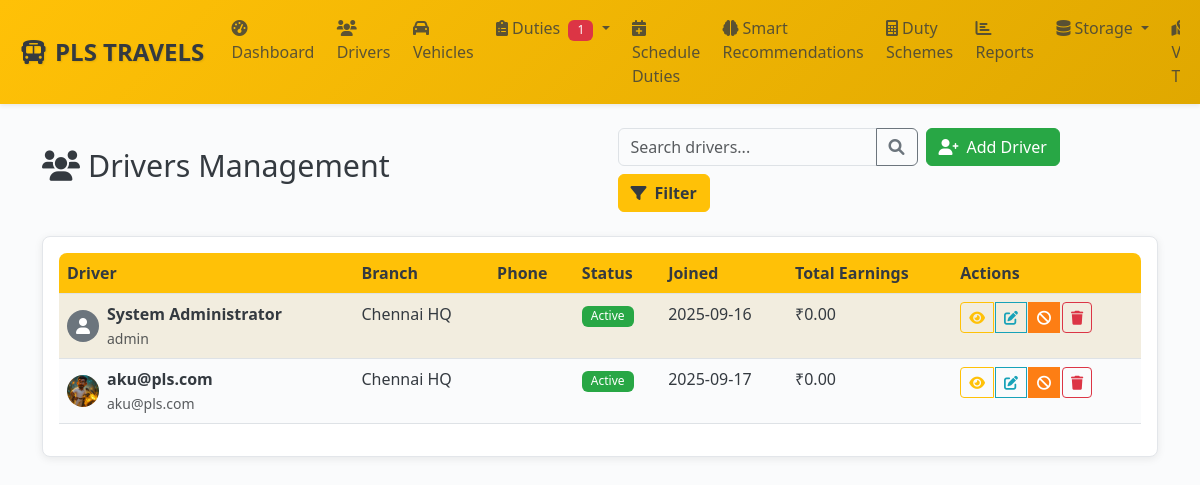
/admin/drivers (signed in), run on an earlier commit of the app's database.
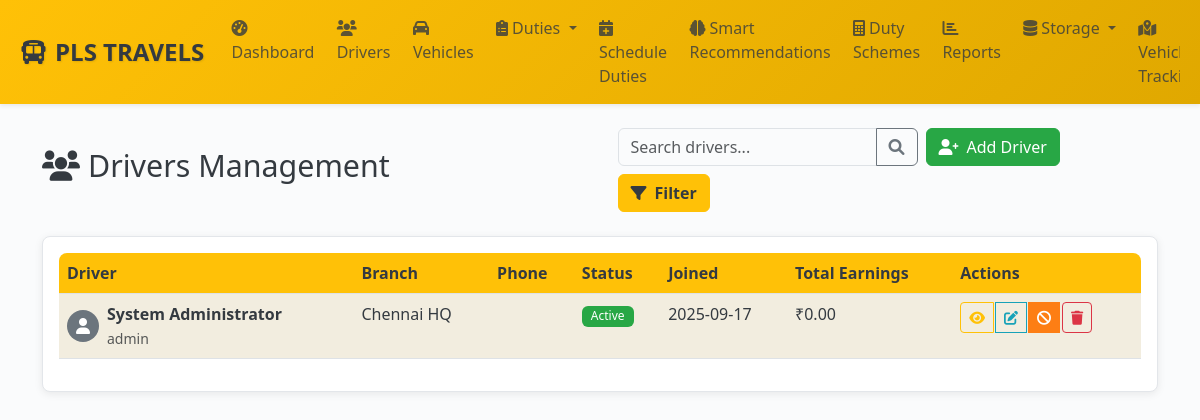
And on a later commit of the database.
### models.py (models this page shows, shortened)
class Driver(db.Model):
    __tablename__ = 'drivers'
    id = db.Column(db.Integer, primary_key=True)
    uuid = db.Column(db.String(36), unique=True, nullable=False, default=lambda: str(uuid.uuid4()))
    user_id = db.Column(db.Integer, db.ForeignKey('users.id'), nullable=False, unique=True)
    branch_id = db.Column(db.Integer, db.ForeignKey('branches.id'), nullable=False, index=True)
    employee_id = db.Column(db.String(20), unique=True, nullable=False)
    full_name = db.Column(db.String(100), nullable=False, index=True)
    date_of_birth = db.Column(db.Date)
    gender = db.Column(db.String(10))
    blood_group = db.Column(db.String(5))
    emergency_contact_name = db.Column(db.String(100))
    emergency_contact_phone = db.Column(db.String(20))
    additional_phones = db.Column(db.Text)  # JSON string of phone numbers
    current_address = db.Column(db.Text)
    permanent_address = db.Column(db.Text)
    pincode = db.Column(db.String(10))
    aadhar_number = db.Column(db.String(20), unique=True, index=True)
    aadhar_document_front = db.Column(db.String(255))
    aadhar_document_back = db.Column(db.String(255))
    aadhar_verified = db.Column(db.Boolean, default=False)
    aadhar_verified_at = db.Column(db.DateTime)
    license_number = db.Column(db.String(50), unique=True, index=True)
    license_document_front = db.Column(db.String(255))
    license_document_back = db.Column(db.String(255))
    license_type = db.Column(db.String(20))  # LMV, HMV, etc.
    license_expiry = db.Column(db.Date)
    license_verified = db.Column(db.Boolean, default=False)
    license_verified_at = db.Column(db.DateTime)
    profile_photo = db.Column(db.String(255))
    bank_name = db.Column(db.String(100))
    account_number = db.Column(db.String(50))  # Should be encrypted in production
    ifsc_code = db.Column(db.String(15))
    account_holder_name = db.Column(db.String(100))
    bank_verified = db.Column(db.Boolean, default=False)
    join_date = db.Column(db.Date)
    probation_end_date = db.Column(db.Date)
    employment_type = db.Column(db.String(20), default='full_time')  # full_time, part_time, contract
    salary_type = db.Column(db.String(20), default='daily')  # daily, monthly, commission
    status = db.Column(db.Enum(DriverStatus), nullable=False, default=DriverStatus.PENDING, index=True)
    approved_by = db.Column(db.Integer, db.ForeignKey('users.id'))
    approved_at = db.Column(db.DateTime)
    rejection_reason = db.Column(db.Text)
    total_earnings = db.Column(db.Float, default=0.0)
    total_trips = db.Column(db.Integer, default=0)
    total_distance = db.Column(db.Float, default=0.0)
    rating_average = db.Column(db.Float, default=0.0)
    rating_count = db.Column(db.Integer, default=0)
    current_vehicle_id = db.Column(db.Integer, db.ForeignKey('vehicles.id'))
    current_shift_start = db.Column(db.DateTime)
    current_shift_end = db.Column(db.DateTime)
    uber_driver_id = db.Column(db.String(100), unique=True, index=True)  # Uber's driver ID
    uber_driver_uuid = db.Column(db.String(100), unique=True)  # Uber's driver UUID
    uber_sync_status = db.Column(db.String(20), default='none', index=True)  # none, synced, failed, pending
    uber_last_sync = db.Column(db.DateTime)  # Last successful sync timestamp
    uber_sync_error = db.Column(db.Text)  # Last sync error message
    uber_profile_data = db.Column(db.Text)  # JSON: Cached Uber profile data
    created_at = db.Column(db.DateTime, default=get_ist_time_naive)
    updated_at = db.Column(db.DateTime, default=get_ist_time_naive, onupdate=get_ist_time_naive)
    duties = db.relationship('Duty', backref='driver', lazy=True)
    current_vehicle = db.relationship('Vehicle', foreign_keys=[current_vehicle_id])
    approver = db.relationship('User', foreign_keys=[approved_by], post_update=True)
    __table_args__ = (
        Index('idx_driver_status_branch', 'status', 'branch_id'),
        Index('idx_driver_created', 'created_at'),
    )

class User(UserMixin, db.Model):
    __tablename__ = 'users'
    id = db.Column(db.Integer, primary_key=True)
    uuid = db.Column(db.String(36), unique=True, nullable=False, default=lambda: str(uuid.uuid4()))
    username = db.Column(db.String(64), unique=True, nullable=False, index=True)
    email = db.Column(db.String(120), unique=True, nullable=False, index=True)
    password_hash = db.Column(db.String(256), nullable=False)
    role = db.Column(db.Enum(UserRole), nullable=False, default=UserRole.DRIVER, index=True)
    status = db.Column(db.Enum(UserStatus), nullable=False, default=UserStatus.ACTIVE, index=True)
    first_name = db.Column(db.String(50))
    last_name = db.Column(db.String(50))
    phone = db.Column(db.String(20), unique=True, index=True)
    whatsapp_number = db.Column(db.String(20), index=True)  # Dedicated WhatsApp number
    profile_picture = db.Column(db.String(255))
    last_login = db.Column(db.DateTime)
    login_count = db.Column(db.Integer, default=0)
    failed_login_attempts = db.Column(db.Integer, default=0)
    password_changed_at = db.Column(db.DateTime, default=get_ist_time_naive)
    two_factor_enabled = db.Column(db.Boolean, default=False)
    reset_token = db.Column(db.String(6))
    reset_token_expiry = db.Column(db.DateTime)
    created_at = db.Column(db.DateTime, default=get_ist_time_naive, nullable=False)
    updated_at = db.Column(db.DateTime, default=get_ist_time_naive, onupdate=get_ist_time_naive)
    created_by = db.Column(db.Integer, db.ForeignKey('users.id'))
    driver_profile = db.relationship('Driver', foreign_keys='Driver.user_id', backref='user', uselist=False, cascade='all, delete-orphan')
    managed_branches = db.relationship('Branch',
                                     secondary=manager_branches,
                                     primaryjoin='User.id == manager_branches.c.manager_id',
                                     secondaryjoin='Branch.id == manager_branches.c.branch_id',
                                     backref='managers')

class Branch(db.Model):
    __tablename__ = 'branches'
    id = db.Column(db.Integer, primary_key=True)
    uuid = db.Column(db.String(36), unique=True, nullable=False, default=lambda: str(uuid.uuid4()))
    name = db.Column(db.String(100), nullable=False, index=True)
    code = db.Column(db.String(20), nullable=False, unique=True)
    region_id = db.Column(db.Integer, db.ForeignKey('regions.id'), nullable=False)
    city = db.Column(db.String(50), nullable=False, index=True)
    address = db.Column(db.Text)
    pincode = db.Column(db.String(10))
    latitude = db.Column(db.Float)
    longitude = db.Column(db.Float)
    contact_phone = db.Column(db.String(20))
    contact_email = db.Column(db.String(120))
    manager_name = db.Column(db.String(100))
    target_revenue_monthly = db.Column(db.Float, default=0.0)
    target_trips_daily = db.Column(db.Integer, default=0)
    operational_hours_start = db.Column(db.Time)
    operational_hours_end = db.Column(db.Time)
    is_active = db.Column(db.Boolean, default=True, index=True)
    auto_assignment_enabled = db.Column(db.Boolean, default=True)
    created_at = db.Column(db.DateTime, default=get_ist_time_naive)
    updated_at = db.Column(db.DateTime, default=get_ist_time_naive, onupdate=get_ist_time_naive)
    drivers = db.relationship('Driver', backref='branch', lazy=True)
    vehicles = db.relationship('Vehicle', backref='branch', lazy=True)
    duties = db.relationship('Duty', backref='branch', lazy=True)
    duty_schemes = db.relationship('DutyScheme', backref='branch', lazy=True)

### admin_routes.py (the view)
@admin_bp.route('/drivers')
@login_required
@admin_required
def drivers():
    page = request.args.get('page', 1, type=int)
    status_filter = request.args.get('status', '')
    branch_filter = request.args.get('branch', '', type=int)
    query = Driver.query
    if status_filter:
        try:
            status_enum = DriverStatus(status_filter)
            query = query.filter(Driver.status == status_enum)
        except ValueError:
            pass
    if branch_filter:
        query = query.filter(Driver.branch_id == branch_filter)
    drivers = query.paginate(page=page, per_page=20, error_out=False)
    branches = Branch.query.filter_by(is_active=True).all()
    return render_template('admin/drivers.html',
                         drivers=drivers,
                         branches=branches,
                         status_filter=status_filter,
                         branch_filter=branch_filter)

### admin_routes.py (called while the page is built)
def admin_required(f):
    @wraps(f)
    def decorated_function(*args, **kwargs):
        from models import UserRole
        if not current_user.is_authenticated or current_user.role != UserRole.ADMIN:
            flash('Admin access required.', 'error')
            return redirect(url_for('auth.login'))
        return f(*args, **kwargs)
    return decorated_function

### templates/admin/drivers.html (shortened to what the changed rows need)
{% extends "base.html" %}
{% block content %}
<div class="d-flex justify-content-between align-items-center mb-4 flex-wrap">
    <h2><i class="fas fa-users me-2"></i>Drivers Management</h2>
</div>
<div class="card" id="driversTable">
    <div class="card-body">
        {% if drivers.items %}
        <div class="table-responsive d-none d-lg-block">
            <table class="table table-striped">
                <thead>
                    <tr>
                        <th>Driver</th>
                        <th>Branch</th>
                        <th>Phone</th>
                        <th>Status</th>
                        <th>Joined</th>
                        <th>Total Earnings</th>
                        <th>Actions</th>
                    </tr>
                </thead>
                <tbody>
                    {% for driver in drivers.items %}
                    <tr>
                        <td>
                            <div class="d-flex align-items-center">
                                {% if driver.profile_photo %}
                                <img src="/uploads/{{ driver.profile_photo }}" class="rounded-circle me-2" width="32" height="32">
                                {% else %}
                                <div class="rounded-circle bg-secondary d-flex align-items-center justify-content-center me-2" style="width: 32px; height: 32px;">
                                    <i class="fas fa-user text-white"></i>
                                </div>
                                {% endif %}
                                <div>
                                    <strong>{{ driver.full_name }}</strong><br>
                                    <small class="text-muted">{{ driver.user.username }}</small>
                                </div>
                            </div>
                        </td>
                        <td>{{ driver.branch.name }}</td>
                        <td>{{ driver.phone }}</td>
                        <td>
                            {% if driver.status.value == 'active' %}
                                <span class="badge bg-success">Active</span>
                            {% elif driver.status.value == 'pending' %}
                                <span class="badge bg-warning">Pending</span>
                            {% elif driver.status.value == 'rejected' %}
                                <span class="badge bg-danger">Rejected</span>
                            {% elif driver.status.value == 'suspended' %}
                                <span class="badge bg-danger">Blocked</span>
                            {% elif driver.status.value == 'terminated' %}
                                <span class="badge bg-dark">Terminated</span>
                            {% else %}
                                <span class="badge bg-secondary">{{ driver.status.value.title() }}</span>
                            {% endif %}
                        </td>
                        <td>{{ driver.created_at.strftime('%Y-%m-%d') if driver.created_at else 'N/A' }}</td>
                        <td>₹{{ "{:,.2f}".format(driver.total_earnings or 0) }}</td>
                        <td>
                            <div class="btn-group" role="group">
                                <a href="{{ url_for('admin.view_driver', driver_id=driver.id) }}" class="btn btn-sm btn-outline-primary" title="View Details">
                                    <i class="fas fa-eye"></i>
                                </a>
                                <a href="{{ url_for('admin.edit_driver', driver_id=driver.id) }}" class="btn btn-sm btn-outline-info" title="Edit Driver">
                                    <i class="fas fa-edit"></i>
                                </a>
                                {% if driver.status.value == 'pending' %}
                                <form method="POST" action="{{ url_for('admin.approve_driver', driver_id=driver.id) }}" class="d-inline">
                                    <input type="hidden" name="csrf_token" value="{{ csrf_token() }}"/>
                                    <button type="submit" class="btn btn-sm btn-success" onclick="return confirm('Approve this driver?')" title="Approve">
                                        <i class="fas fa-check"></i>
                                    </button>
                                </form>
                                <form method="POST" action="{{ url_for('admin.reject_driver', driver_id=driver.id) }}" class="d-inline">
                                    <input type="hidden" name="csrf_token" value="{{ csrf_token() }}"/>
                                    <button type="submit" class="btn btn-sm btn-danger" onclick="return confirm('Reject this driver?')" title="Reject">
                                        <i class="fas fa-times"></i>
                                    </button>
                                </form>
                                {% elif driver.status.value == 'active' %}
                                <button type="button" class="btn btn-sm btn-warning" onclick="quickBlockDriver({{ driver.id }}, '{{ driver.full_name }}')" title="Block Driver">
                                    <i class="fas fa-ban"></i>
                                </button>
                                {% elif driver.status.value == 'suspended' %}
                                <button type="button" class="btn btn-sm btn-success" onclick="quickUnblockDriver({{ driver.id }})" title="Unblock Driver">
                                    <i class="fas fa-unlock"></i>
                                </button>
                                {% endif %}
                                {% if driver.status.value != 'terminated' %}
                                <form method="POST" action="{{ url_for('admin.delete_driver', driver_id=driver.id) }}" class="d-inline" onsubmit="return confirm('Are you sure you want to delete this driver? This action cannot be undone.')">
                                    <button type="submit" class="btn btn-sm btn-outline-danger" title="Delete Driver">
                                        <i class="fas fa-trash"></i>
                                    </button>
                                </form>
                                {% endif %}
                            </div>
                        </td>
                    </tr>
                    {% endfor %}
                </tbody>
            </table>
        </div>
        {% else %}
        <div class="text-center py-5">
            <i class="fas fa-users fa-3x text-muted mb-3"></i>
            <h4>No drivers found</h4>
            <p class="text-muted">No drivers match your current filters.</p>
        </div>
        {% endif %}
    </div>
</div>
{% endblock %}

What changed in the data, as far as the page shows it:
removed Driver: profile_photo (picture), full_name "aku@pls.com", user.username "aku@pls.com", branch.name "Chennai HQ", status "Active", created_at "2025-09-17", total_earnings "0.00"
changed Driver "System Administrator": created_at "2025-09-16" → "2025-09-17"
Also different on the page:
{{ pending_duties_count }}: "1" → (not shown)
